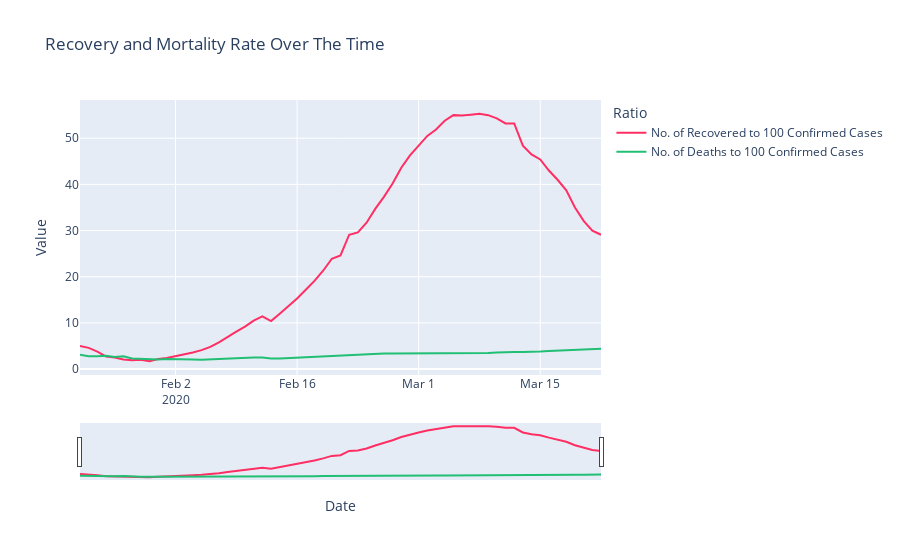

The cell this chart's notebook holds for it:
### Markdown cell above
## Recovery and Mortality Rate Over Time

### Code cell
temp = df.groupby("Date").sum().reset_index() 
# Calculate No. of Recovered to 100 Confirmed Cases 
temp["No. of Recovered to 100 Confirmed Cases"] = round(temp["Recovered"]/temp["Confirmed"], 3) * 100
# Calculate No. of Deaths to 100 Confirmed Cases 
temp["No. of Deaths to 100 Confirmed Cases"] = round(temp["Deaths"]/temp["Confirmed"], 3) * 100

# Unpivoting 
temp = temp.melt(id_vars = "Date", value_vars=["No. of Recovered to 100 Confirmed Cases", "No. of Deaths to 100 Confirmed Cases"], 
                                value_name="Value", var_name="Ratio") 

# Create Graph 
fig = px.line(temp, x="Date", y="Value", color='Ratio',
              title='Recovery and Mortality Rate Over The Time', color_discrete_sequence=[dth, rec])
fig.update_layout(xaxis_rangeslider_visible=True)
fig.show()

### Figure 1 — Plotly figure (JSON) as saved in the notebook; plotly's stock layout.template omitted (floating-point values rounded to 4 significant figures)
{"data": [{"hoverlabel": {"namelength": 0}, "hovertemplate": "Ratio=No. of Recovered to 100 Confirmed Cases<br>Date=%{x}<br>Value=%{y}", "legendgroup": "No. of Recovered to 100 Confirmed Cases", "line": {"color": "#ff2e63", "dash": "solid"}, "mode": "lines", "name": "No. of Recovered to 100 Confirmed Cases", "showlegend": true, "type": "scatter", "x": ["2020-01-22", "2020-01-23", "2020-01-24", "2020-01-25", "2020-01-26", "2020-01-27", "2020-01-28", "2020-01-29", "2020-01-30", "2020-01-31", "2020-02-01", "2020-02-02", "2020-02-03", "2020-02-04", "2020-02-05", "2020-02-06", "2020-02-07", "2020-02-08", "2020-02-09", "2020-02-10", "2020-02-11", "2020-02-12", "2020-02-13", "2020-02-14", "2020-02-15", "2020-02-16", "2020-02-17", "2020-02-18", "2020-02-19", "2020-02-20", "2020-02-21", "2020-02-22", "2020-02-23", "2020-02-24", "2020-02-25", "2020-02-26", "2020-02-27", "2020-02-28", "2020-02-29", "2020-03-01", "2020-03-02", "2020-03-03", "2020-03-04", "2020-03-05", "2020-03-06", "2020-03-07", "2020-03-08", "2020-03-09", "2020-03-10", "2020-03-11", "2020-03-12", "2020-03-13", "2020-03-14", "2020-03-15", "2020-03-16", "2020-03-17", "2020-03-18", "2020-03-19", "2020-03-20", "2020-03-21", "2020-03-22"], "xaxis": "x", "y": [5, 4.6, 3.8, 2.7, 2.5, 2.1, 1.9, 2, 1.7, 2.2, 2.4, 2.8, 3.1, 3.6, 4.1, 4.8, 5.8, 7.0, 8.1, 9.2, 10.5, 11.4, 10.4, 12, 13.6, 15.3, 17.2, 19.1, 21.3, 23.9, 24.6, 29.1, 29.6, 31.7, 34.7, 37.3, 40.2, 43.6, 46.3, 48.3, 50.5, 51.9, 53.8, 55.0, 54.9, 55.1, 55.3, 55.0, 54.3, 53.2, 53.2, 48.4, 46.5, 45.4, 43, 41, 38.7, 35, 32.1, 30, 29.1], "yaxis": "y"}, {"hoverlabel": {"namelength": 0}, "hovertemplate": "Ratio=No. of Deaths to 100 Confirmed Cases<br>Date=%{x}<br>Value=%{y}", "legendgroup": "No. of Deaths to 100 Confirmed Cases", "line": {"color": "#21bf73", "dash": "solid"}, "mode": "lines", "name": "No. of Deaths to 100 Confirmed Cases", "showlegend": true, "type": "scatter", "x": ["2020-01-22", "2020-01-23", "2020-01-24", "2020-01-25", "2020-01-26", "2020-01-27", "2020-01-28", "2020-01-29", "2020-01-30", "2020-01-31", "2020-02-01", "2020-02-02", "2020-02-03", "2020-02-04", "2020-02-05", "2020-02-06", "2020-02-07", "2020-02-08", "2020-02-09", "2020-02-10", "2020-02-11", "2020-02-12", "2020-02-13", "2020-02-14", "2020-02-15", "2020-02-16", "2020-02-17", "2020-02-18", "2020-02-19", "2020-02-20", "2020-02-21", "2020-02-22", "2020-02-23", "2020-02-24", "2020-02-25", "2020-02-26", "2020-02-27", "2020-02-28", "2020-02-29", "2020-03-01", "2020-03-02", "2020-03-03", "2020-03-04", "2020-03-05", "2020-03-06", "2020-03-07", "2020-03-08", "2020-03-09", "2020-03-10", "2020-03-11", "2020-03-12", "2020-03-13", "2020-03-14", "2020-03-15", "2020-03-16", "2020-03-17", "2020-03-18", "2020-03-19", "2020-03-20", "2020-03-21", "2020-03-22"], "xaxis": "x", "y": [3.1, 2.8, 2.8, 2.9, 2.6, 2.8, 2.3, 2.2, 2.1, 2.1, 2.2, 2.2, 2.1, 2.1, 2, 2.1, 2.1, 2.2, 2.3, 2.4, 2.5, 2.5, 2.3, 2.3, 2.4, 2.5, 2.5, 2.7, 2.8, 2.9, 2.9, 3.1, 3.1, 3.3, 3.4, 3.4, 3.4, 3.4, 3.4, 3.4, 3.4, 3.4, 3.4, 3.4, 3.4, 3.4, 3.5, 3.5, 3.6, 3.7, 3.7, 3.7, 3.7, 3.8, 3.9, 4, 4.1, 4.1, 4.2, 4.3, 4.4], "yaxis": "y"}], "layout": {"legend": {"title": {"text": "Ratio"}, "tracegroupgap": 0}, "title": {"text": "Recovery and Mortality Rate Over The Time"}, "xaxis": {"anchor": "y", "domain": [0, 1], "rangeslider": {"visible": true}, "title": {"text": "Date"}}, "yaxis": {"anchor": "x", "domain": [0, 1], "title": {"text": "Value"}}}}
